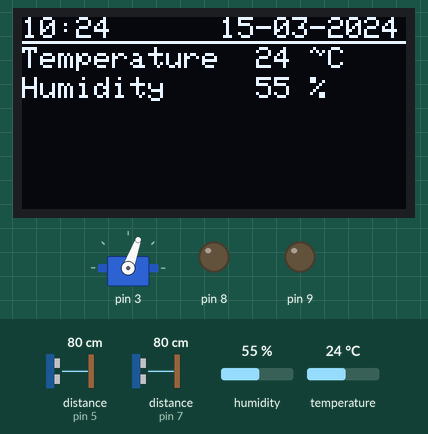
Simulated run of this sketch. Board: Arduino Uno, built with avr-gcc and run on an emulated ATmega328P. Parts: 128×64 one-colour display, servo, output pins drawn as LEDs (lit = HIGH). Inputs (shaded band) come from the test bench; at power-on: distance to the obstacle (sensors on pin 5, pin 7) 80 cm, humidity 55 %, temperature 24 °C. The echo pulse lasts 58.3 µs per cm; the local clock reads 2024-03-15 10:24:30 at power-on unless the sketch sets it.

Above: at 11.2 s.
11.3 s: distance to the obstacle (sensor on pin 5) set to 74 cm
12.8 s: distance to the obstacle (sensor on pin 5) set to 64 cm
At 13.4 s:
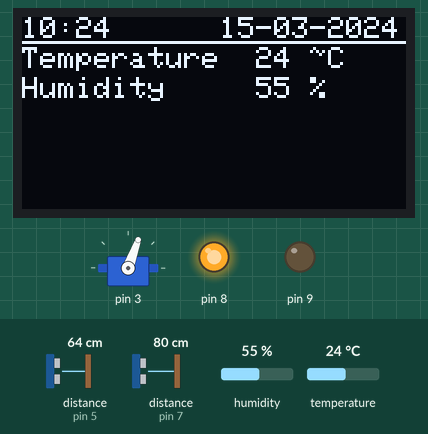
14.3 s: humidity set to 22 %
At 20.7 s:
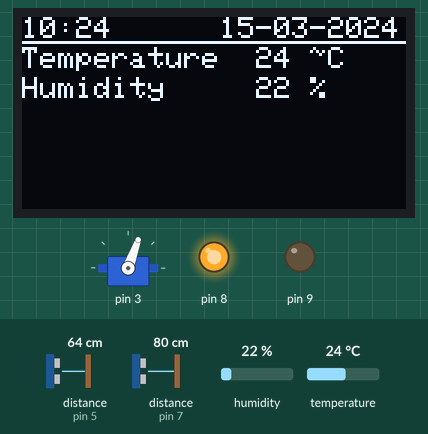
21.6 s: temperature set to 12 °C
At 30.6 s:
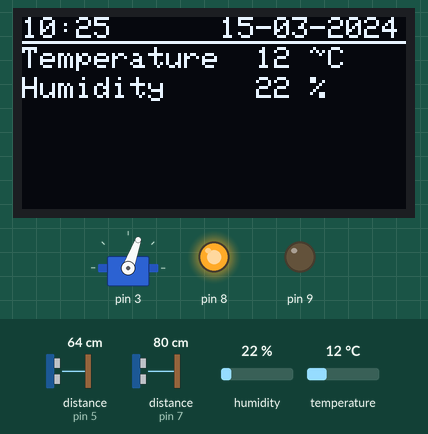
31.7 s: distance to the obstacle (sensor on pin 7) set to 148 cm
33.2 s: distance to the obstacle (sensor on pin 7) set to 153 cm
At 33.7 s:
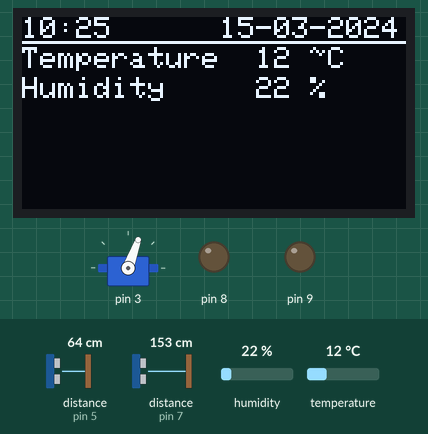
Timing chart, 0 to 35.7 s (numbered marks = the images above; inputs shaded):
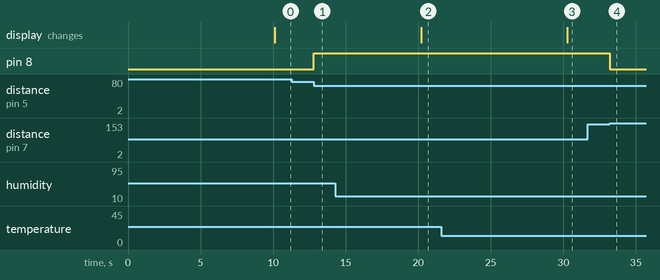

Measured:
- the behaviour switches between 69 and 68 cm on distance to the obstacle (sensor on pin 5) (found by bisection; images 0 and 1)
- the behaviour switches between 150 and 151 cm on distance to the obstacle (sensor on pin 7) (found by bisection; images 3 and 4)
- after the input at 11.3 s, every drawn part: stays the same
- after the input at 12.8 s, pin 8: LOW → HIGH at once
- after the input at 14.3 s, the display: changes after 5.9 s (image 2)
- after the input at 21.6 s, the display: changes after 8.7 s (image 3)
- after the input at 31.7 s, every drawn part: stays the same
- after the input at 33.2 s, pin 8: HIGH → LOW at once

The sketch:

fan.ino
```cpp
#include <SPI.h>
#include <Wire.h>

// =========== Preferences ===========
#define DIST_MAX 150
#define TRIGER_DISTANCE 70
#define WAIT_INTERVAL 10000

#define MAX_ANGEL 140
#define MIN_ANGEL 0
// =========== Preferences ===========

//------- Pins -------
#define DHTPIN 2
#define DHTTYPE DHT11
#define OLED_RESET 4
#define SERVO 3

#define TRIG 4
#define ECHO 5

#define TRIG2 6
#define ECHO2 7
//------- Pins -------

// Display
#include <Adafruit_GFX.h>
#include <Adafruit_SSD1306.h>
Adafruit_SSD1306 display(OLED_RESET);
//

// RTC module
#include <iarduino_RTC.h>
iarduino_RTC time(RTC_DS1307);
//

// DHT module
#include "DHT.h"
DHT dht(DHTPIN, DHTTYPE);
//


// Servo
#include "Servo.h"
Servo servo;
//

// Sonars
#include <NewPing.h>
NewPing sonarLeft(TRIG, ECHO, DIST_MAX);
NewPing sonarRight(TRIG2, ECHO2, DIST_MAX);
//


class Sweeper
{
    Servo servo; // сервопривод
    int pos; // текущее положение серво
    int increment; // увеличиваем перемещение на каждом шаге

    int updateInterval_display = 10000; // промежуток времени между обновлениями
    unsigned long lastUpdate_display; // последнее обновление положения

    int range1;
    int range2;
    bool MODE = false;
    bool FIRST_RUN = true;

  public:
    Sweeper(int interval)
    {
      //updateInterval = interval;
      increment = 2;
    }

    void Attach(int pin)
    {
      servo.attach(pin);
      servo.write((MAX_ANGEL - MIN_ANGEL) / 2);
    }

    void Detach()
    {
      servo.detach();
    }

    void timerInterrupt() {

      if (((millis() - lastUpdate_display) > updateInterval_display) || (FIRST_RUN)) // время обновлять
      {
        FIRST_RUN = false;

        PrintSensorsInfo();

        lastUpdate_display = millis();
      }
    }

    void Update()
    {

      range1 = sonarLeft.ping_cm();
      range2 = sonarRight.ping_cm();

      if (((range1 < TRIGER_DISTANCE) || (range2 < TRIGER_DISTANCE)) && (range1 != 0) && (range2 != 0))
      {

        digitalWrite(8, 1);
        digitalWrite(9, 0);

      }
      else
      {

        digitalWrite(8, 0);
        digitalWrite(9, 0);

      }

    }

    void PrintSensorsInfo()
    {
      display.setTextSize(1);
      display.setTextColor(WHITE);

      display.setCursor(0, 0);
      display.println(time.gettime("H:i      d-m-Y"));

      display.drawLine(0, 8, display.width() - 1, 8, WHITE);

      display.setCursor(0, 10);
      display.print("Temperature  ");
      display.print(String(int(dht.readTemperature())));
      display.print(" ");
      display.print(char(0176));
      display.print("C");


      display.setCursor(0, 20);
      display.print("Humidity     ");
      display.print(String(int(dht.readHumidity())));
      display.println(" %");
      display.display();

      display.clearDisplay();
    }
};

Sweeper sweeper(15);

void setup()
{
  Serial.begin(9600);
  display.begin(SSD1306_SWITCHCAPVCC, 0x3C);
  display.clearDisplay();
  time.begin();
  dht.begin();

  pinMode(8, OUTPUT); // Мотор
  pinMode(9, OUTPUT);
  digitalWrite(8, 0);
  digitalWrite(9, 0);

  sweeper.Attach(SERVO);
  sweeper.Detach();

  loadingScreen();
}


//------------ Main Loop ------------
void loop()
{
  sweeper.Update();
  sweeper.timerInterrupt();
}
//------------ Main Loop ------------


// LOADING SCREEN
void loadingScreen ()
{
  display.setTextSize(0);
  display.setTextColor(WHITE);

  display.setCursor(30, 0);
  display.println("Created by:");
  display.setCursor(0, 10);
  display.println("...");

  display.display();
  delay(10000);
  display.clearDisplay();
}
```
